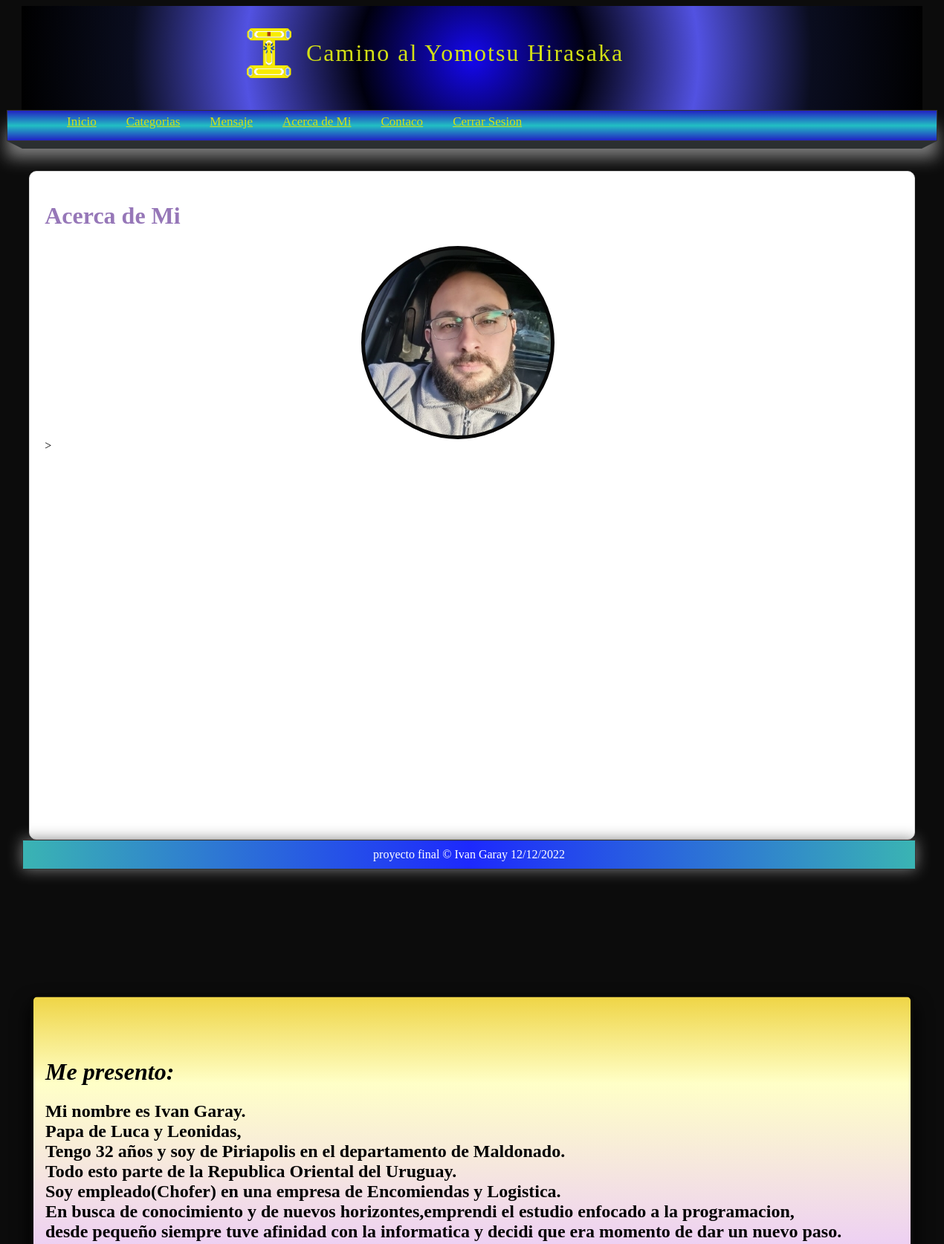
The app's page /pagina/acerca-nosotros (signed in) with its own data.
### pages/models.py (models this page shows, shortened)
class Page(models.Model):
    title= models.CharField(max_length=50, verbose_name="Titulo")
    content= RichTextField(verbose_name="Contenido")
    slug= models.CharField(unique=True, max_length=150, verbose_name="url amigable")
    order = models.IntegerField(default=0,verbose_name="Orden")
    visible = models.BooleanField(verbose_name="Visible?")
    created_at= models.DateTimeField(auto_now_add=True,verbose_name="Creado el")
    udapte_at= models.DateTimeField(auto_now=True,verbose_name="Actualizado el")
    class Meta:
        verbose_name = "Pagina"
        verbose_name_plural = "Paginas"

### pages/views.py (the view)
# urls.py: path('pagina/<str:slug>', views.page, name="page")
def page(request, slug):
    page = Page.objects.get(slug=slug)
    return render(request,"pages/page.html",{
        "page": page
    })

### blog/processor.py (called while the page is built)
def get_categories(request):
    categories = Category.objects.values_list('id','name')
    return {
        'categories': categories
    }

### pages/context_processors.py (called while the page is built)
def get_pages(request):
    pages = Page.objects.filter(visible=True).order_by('order').values_list('id','title','slug')
    return {
        'pages': pages
    }

### pages/templates/pages/page.html (shortened to what this page needs)
{% extends 'layouts/layout.html' %}
{% block content %}
<marquee bgcolor= #FAFDD1 behavior="scroll" direction="left"><h1 style="color:#9677B8 ;">{{page.title}}</h1></marquee>
    <div class="imagen_redonda">
        </div>
    <div class="about_box">
        <p class="content">
        {{page.content|safe}}
        </p>
    </div>>
{% endblock %}

### mainapp/templates/layouts/layout.html (shortened to what this page needs)
<!DOCTYPE html>
<html lang="es">
{% load static %}
<head>
    <link rel="stylesheet" type="text/css" href="{% static 'css/styles.css' %}" />
</head>
<body>
    <header>
        <div id="logotipo">
            <img src="{% static 'images/logo.png' %}" />
            <h1>Camino al Yomotsu Hirasaka </h1>
        </div>
    </header>
    <nav>
        <ul>
            <li>
                <a href="{% url 'index' %}">Inicio</a>
            </li>
            {% if user.email%}
                <li>
                    <a href="{% url 'list' %}">Categorias</a>
                    <li>
                        <a href="{% url 'mensaje' %}">Mensaje</a>
                    </li>
                </li>
                {% for page in pages %}
                    <li>
                        <a href="{% url 'page' page.2 %}">{{page.1}}</a>
                    </li>
                {% endfor %}
                <li>
                    <a href="{% url 'logout' %}">Cerrar Sesion</a>
                </li>
            {% endif %}
        </ul>
    </nav>
    <div class="barra">
        <span class="esquina-izquierda"></span>
        <span class="relleno-barra"></span>
        <span class="esquina-derecha"></span>
    </div>
    <div id="content">
        <div class="box">
            {% block content%}{% endblock %}
        </div>
    <footer>
        proyecto final &copy; Ivan Garay   {% now "d/m/Y" %}
    </footer>
</body>
</html>

### mainapp/static/css/styles.css (style rules this page uses)
p, h2, h3, strong, ul { margin-top: 5px; margin-bottom: 5px; }
ul, ol { margin-left: 20px ; margin-bottom: 10px; }
body { display: flex; flex-direction: column; min-height: 100%; background-color: #0c0c0c; }
header { width: 1212px; height: 140px; background: rgb(21,8,240); background: radial-gradient(circle, rgba(21,8,240,1) 0%, rgba(0,0,14,1) 25%, rgba(82,82,226,1) 50%, rgba(10,13,31,1) 75%, rgba(0,0,0,1) 100%); margin: 0px auto; }
#logotipo { width: 50%; height: 130px; margin: 0 auto; padding-top: 10px; }
#logotipo img { display: block; width: 60px; float: left; margin-top: 20px; }
#logotipo h1 { display: block; float: left; margin-top: 35px; margin-left: 20px; letter-spacing: 2px; font-weight: 100; color: #d3e015; }
nav { width: 1250px; height: 40px; margin: 0 auto; background: rgb(34,34,195); background: linear-gradient(0deg, rgba(34,34,195,1) 0%, rgba(34,191,195,1) 50%, rgba(34,34,195,1) 100%); border: 1px solid #333333; box-shadow: 0px 22px 22px gray ; font-size: 17px; }
nav > ul { list-style: none; text-decoration: none; }
nav > ul > li { line-height: 20px; float:left; }
nav > ul > li > a { display: block; padding-left : 20px; padding-right: 20px; color: #d3e015 }
.barra { width: 1250px; margin: 0 auto; }
.esquina-izquierda { display: block; border-left: 20px solid transparent; border-top: 10px solid #2b2f30 ; float:left }
.esquina-derecha { display: block; border-right: 20px solid transparent; border-top: 10px solid #2b2f30 ; float:right }
.relleno-barra { display: block; width: 1210px; background: #2b2f30 ; height: 10px; float: left; }
#content { width: 1210px; min-height: 930px; margin: 0 auto; margin-bottom: 30px; margin-top: 30px; }
.box { background: white; width: 95%; min-height: 858px; padding: 20px; border: 1px solid #ddd; border-radius: 10px; margin: 0 auto; }
.imagen_redonda { background-image: url(../images/fotoperfil.jpg); margin-left: 37%; width:250px; height:250px; border-radius:160px; border:5px solid rgb(8, 8, 8) }
.about_box { position: absolute; top: 94%; left: 50%; width: 1190px; height: 475px; padding: 16px; transform: translate(-50%, -50%); background: rgb(160,121,177); background: linear-gradient(0deg, rgba(160,121,177,1) 0%, rgba(236,205,246,1) 25%, rgba(255,255,199,1) 75%, rgba(239,213,70,1) 100%); box-sizing: border-box; box-shadow: 0 15px 25px rgba(0, 0, 0, 6); border-radius: 10px; border:5px solid rgb(8, 8, 8) }
.about_box .content { padding: 20px; text-align: center; margin-bottom: 10px; }
.content { line-height: 25px; }
footer { width: 1200px; margin-left: 0px; background: rgb(58,180,179); background: linear-gradient(90deg, rgba(58,180,179,1) 0%, rgba(29,41,253,1) 50%, rgba(58,180,179,1) 100%); border: 1px solid #333333; color:white; text-align: center; margin-top: auto; padding-top: 10px; padding-bottom: 10px; box-shadow: 0px 0px 20px gray; }

### records on screen
Page: title "Acerca de Mi", content "Me presento: Mi nombre es Ivan Garay. Papa de Luca y Leonidas, Tengo 32 años y soy de Piriapolis en el departamento de Maldonado. Todo esto parte de la Republica Oriental del Uruguay. Soy empleado(Chofer) en una empresa de Encomiendas y Logistica. En busca de conocimiento y de nuevos horizontes,emprendi el estudio enfocado a la programacion, desde pequeño siempre tuve afinidad con la informatica y decidi que era momento de dar un nuevo paso."
Page: title "Contaco"
